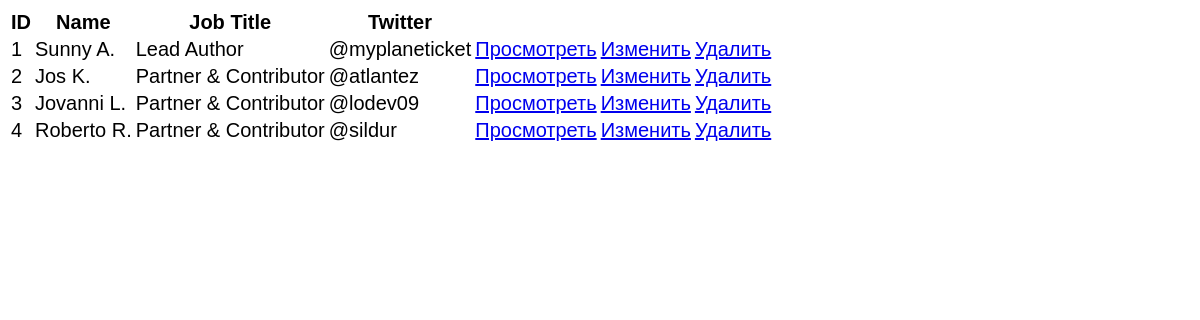
Page /task8.php on the committed database.
### tables this page shows
CREATE TABLE `people` (
  `id` int(11) NOT NULL,
  `status` varchar(255) NOT NULL,
  `name` varchar(255) NOT NULL,
  `job_title` varchar(255) NOT NULL,
  `twitter_link_href` varchar(255) NOT NULL,
  `twitter_link_text` varchar(255) NOT NULL,
  `email_link_title` varchar(255) NOT NULL,
  `email_link_text` varchar(255) NOT NULL,
  `image_alt` varchar(255) NOT NULL,
  `image` varchar(255) NOT NULL
);

### task8.php (the view, shortened to what this page needs)
<?php
$pdo = new PDO("mysql:host=localhost;dbname=mini-course", "root", "");
$sql = "SELECT * FROM people";
$statement = $pdo -> prepare($sql);
$statement -> execute();
$people = $statement -> fetchAll(PDO::FETCH_ASSOC);
?>
<!DOCTYPE html>
<html lang="en">
<head>
    <link rel="stylesheet" href="style/style.css">
</head>
<body>
    <main class="main">
        <div class="content">
            <table>
                <tr>
                    <th>ID</th>
                    <th>Name</th>
                    <th>Job Title</th>
                    <th>Twitter</th>
                </tr>
                <?php foreach ($people as $person):?>
                    <tr>
                        <td><?=$person['id']?></td>
                        <td><?=$person['name']?></td>
                        <td><?=$person['job_title']?></td>
                        <td><?=$person['twitter_link_text']?></td>
                        <td><a href="show.php?id=<?=$person['id']?>">Просмотреть</a></td>
                        <td><a href="show.php?id=<?=$person['id']?>">Изменить</a></td>
                        <td><a href="show.php?id=<?=$person['id']?>">Удалить</a></td>
                    </tr>
                <?php endforeach; ?>
            </table>
        </div>
    </main>
</body>
</html>

### style/style.css (style rules this page uses)
* { box-sizing: border-box; }
body { font-family: sans-serif; font-size: 20px; }

### rows in the picture
people: id "1", name "Sunny A.", job_title "Lead Author", twitter_link_text "@myplaneticket"
people: id "2", name "Jos K.", job_title "Partner & Contributor", twitter_link_text "@atlantez"
people: id "3", name "Jovanni L.", job_title "Partner & Contributor", twitter_link_text "@lodev09"
people: id "4", name "Roberto R.", job_title "Partner & Contributor", twitter_link_text "@sildur"
